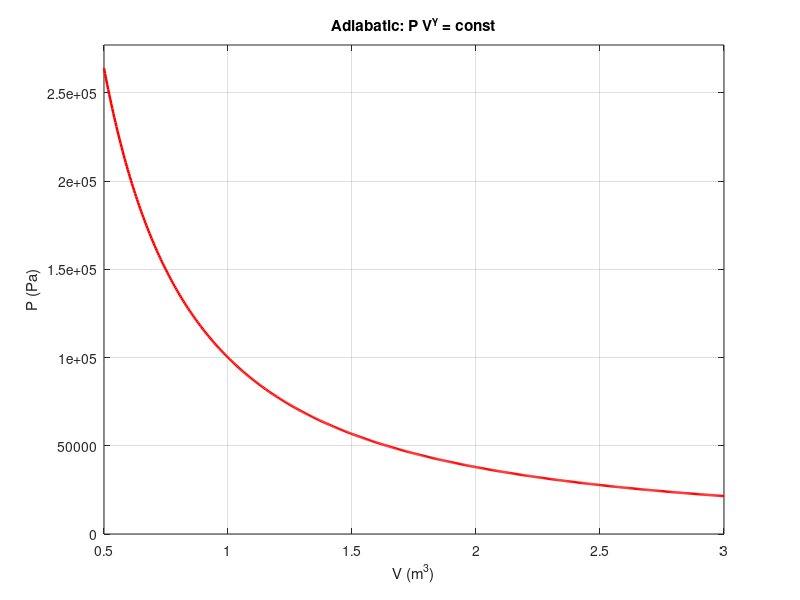
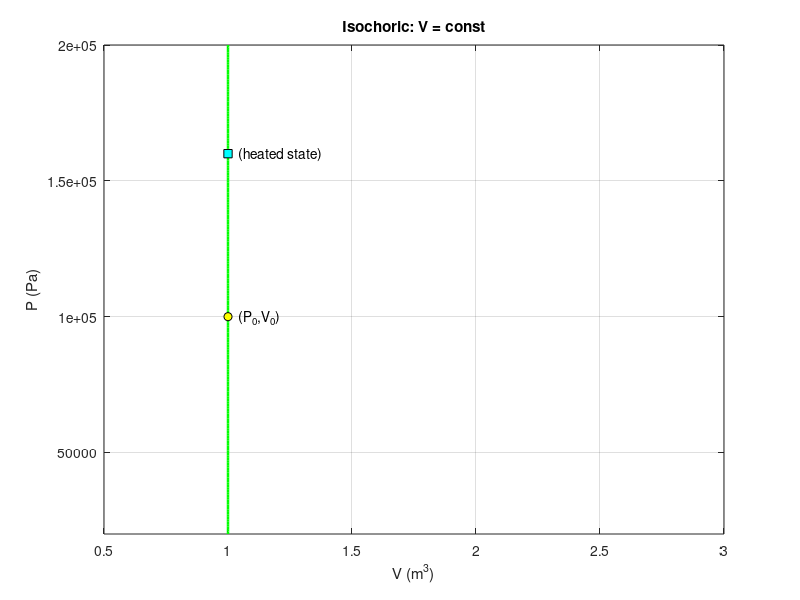
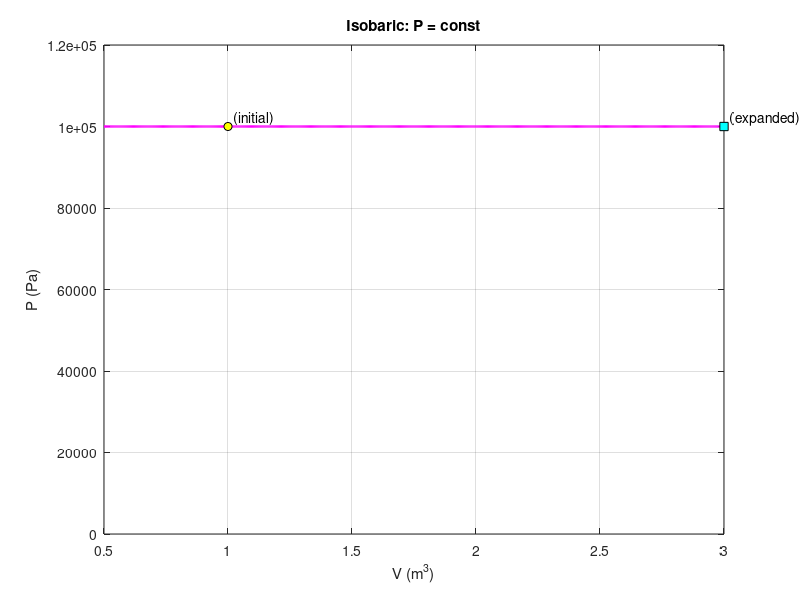
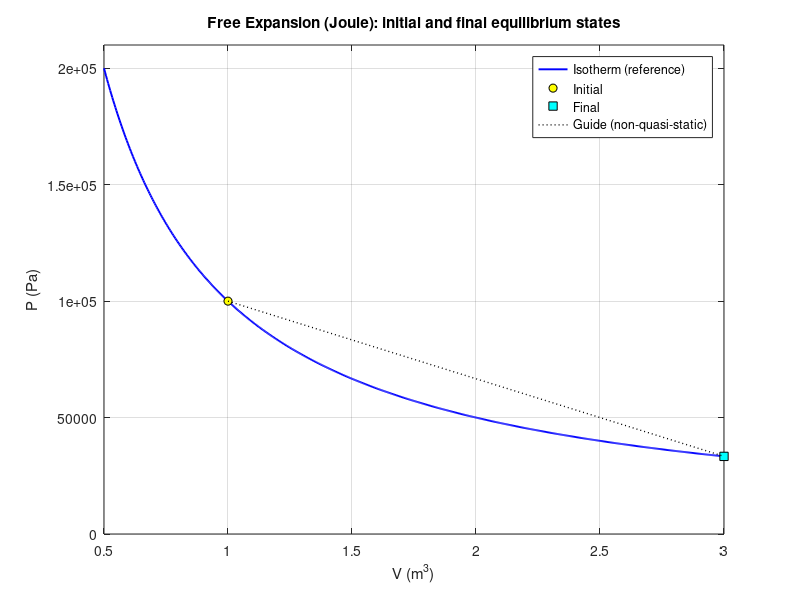

MATLAB code for these plots, in order:
clearvars; close all;

% Parameters (edit as needed)
P0 = 1e5;       % reference pressure (Pa)
V0 = 1.0;       % reference volume (m^3)
gamma = 1.4;    % heat capacity ratio
Vf = 3 * V0;    % final volume for processes (choose > V0)
V = linspace(0.5*V0, Vf, 600);  % volume axis for curves

% Common curves
P_isothermal = P0 .* (V0 ./ V);           % isotherm (for free expansion reference)
P_adiabatic  = P0 .* (V0 ./ V).^gamma;    % adiabatic

% 1) Adiabatic
figure('Name','Adiabatic','NumberTitle','off');
plot(V, P_adiabatic, 'r-', 'LineWidth',1.8);
xlabel('V (m^3)'); ylabel('P (Pa)');
title('Adiabatic: P V^{\gamma} = const');
grid on; box on;
xlim([min(V) Vf]);
ylim([0 max(P_adiabatic)*1.05]);

% 2) Isochoric (V = const) - vertical line at V0 and markers for states
figure('Name','Isochoric','NumberTitle','off');
% draw an example pressure range
P_range = linspace(0.2*P0, 2*P0, 200);
plot( V0 * ones(size(P_range)), P_range, 'g-', 'LineWidth',1.8 ); hold on;
% mark two states (e.g., heating increases P at constant V)
plot(V0, P0, 'ko', 'MarkerFaceColor','y');
plot(V0, 1.6*P0, 'ks', 'MarkerFaceColor','c');
xlabel('V (m^3)'); ylabel('P (Pa)');
title('Isochoric: V = const');
text(V0*1.02, P0, '  (P_0,V_0)');
text(V0*1.02, 1.6*P0, '  (heated state)');
grid on; box on;
xlim([min(V) Vf]);
ylim([min(P_range) max(P_range)]);

% 3) Isobaric (P = const) - horizontal line at P0 and markers for states
figure('Name','Isobaric','NumberTitle','off');
plot( V, P0 * ones(size(V)), 'm-', 'LineWidth',1.8 ); hold on;
% mark two states (e.g., expansion at constant pressure)
plot(V0, P0, 'ko', 'MarkerFaceColor','y');
plot(Vf, P0, 'ks', 'MarkerFaceColor','c');
xlabel('V (m^3)'); ylabel('P (Pa)');
title('Isobaric: P = const');
text(V0, P0*1.02, '  (initial)');
text(Vf, P0*1.02, '  (expanded)');
grid on; box on;
xlim([min(V) Vf]);
ylim([0 max(P0*1.2, max(P_isothermal)*0.2)]);

% 4) Free Expansion (irreversible) - show initial & final equilibrium states
figure('Name','Free Expansion','NumberTitle','off');
% plot isotherm for reference (free expansion of ideal gas final lies on same isotherm)
plot(V, P_isothermal, 'b-', 'LineWidth',1.4); hold on;
% initial and final equilibrium points
P_final = P0 * V0 / Vf;    % ideal gas, same T => Pf = P0 V0 / Vf
plot(V0, P0, 'ko', 'MarkerFaceColor','y', 'DisplayName','Initial');
plot(Vf, P_final, 'ks', 'MarkerFaceColor','c', 'DisplayName','Final');
% annotate and indicate no quasi-static path (dashed guide only)
plot([V0 Vf], [P0 P_final], 'k:', 'LineWidth',1.0);
xlabel('V (m^3)'); ylabel('P (Pa)');
title('Free Expansion (Joule): initial and final equilibrium states');
legend('Isotherm (reference)','Initial','Final','Guide (non-quasi-static)','Location','northeast');
grid on; box on;
xlim([min(V) Vf]);
ylim([0 max(P_isothermal)*1.05]);
